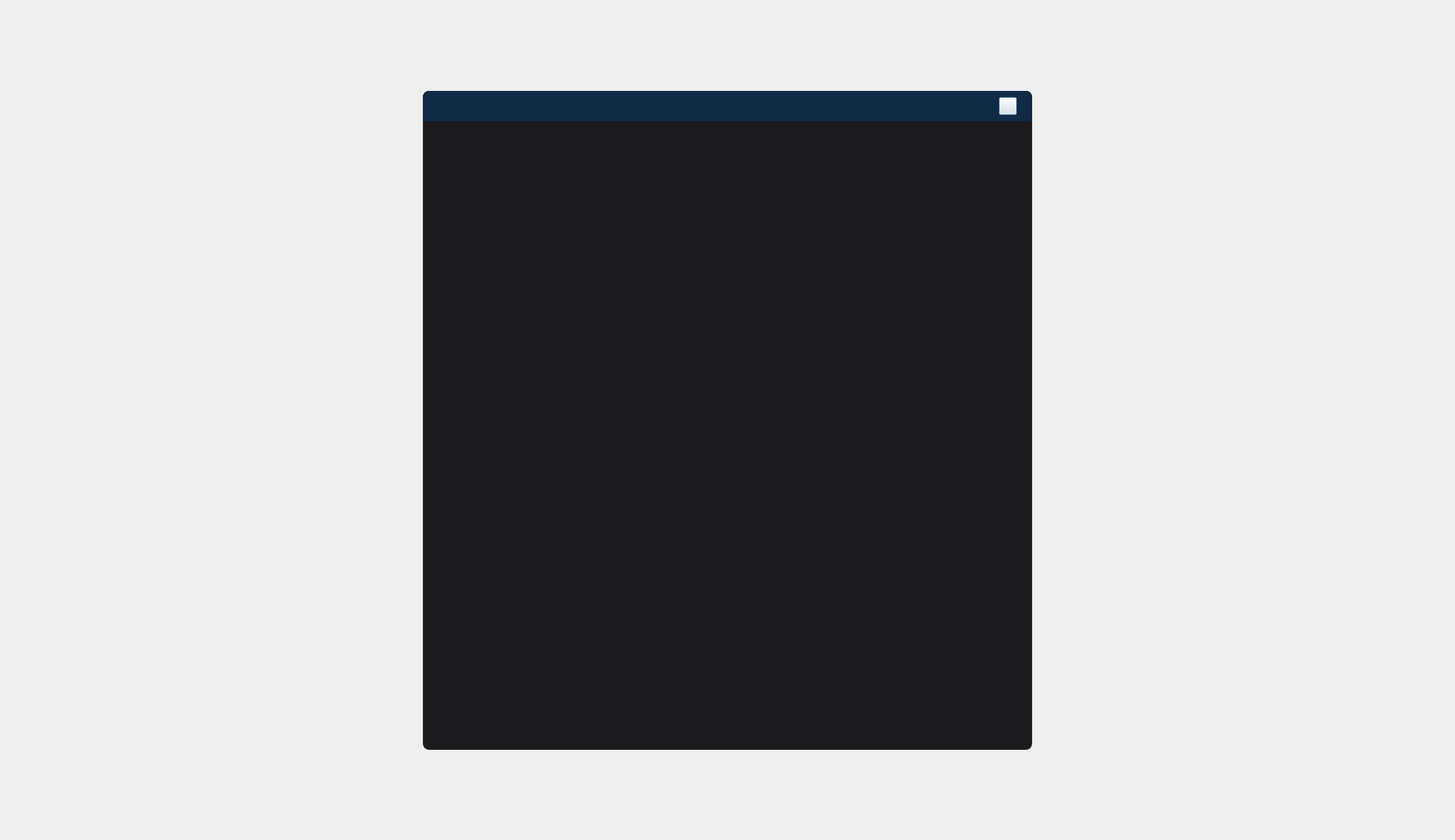
<?xml version="1.0" encoding="UTF-8"?>
<ui version="4.0">
 <class>JPopWindow</class>
 <widget class="QDialog" name="JPopWindow">
  <property name="geometry">
   <rect>
    <x>0</x>
    <y>0</y>
    <width>1920</width>
    <height>1109</height>
   </rect>
  </property>
  <property name="sizePolicy">
   <sizepolicy hsizetype="Preferred" vsizetype="Expanding">
    <horstretch>0</horstretch>
    <verstretch>0</verstretch>
   </sizepolicy>
  </property>
  <property name="contextMenuPolicy">
   <enum>Qt::DefaultContextMenu</enum>
  </property>
  <property name="windowTitle">
   <string>PatientNewDialog</string>
  </property>
  <property name="styleSheet">
   <string notr="true"/>
  </property>
  <layout class="QGridLayout" name="gridLayout">
   <property name="leftMargin">
    <number>9</number>
   </property>
   <property name="topMargin">
    <number>9</number>
   </property>
   <property name="rightMargin">
    <number>9</number>
   </property>
   <property name="bottomMargin">
    <number>9</number>
   </property>
   <property name="spacing">
    <number>6</number>
   </property>
   <item row="0" column="2">
    <spacer name="verticalSpacer">
     <property name="orientation">
      <enum>Qt::Vertical</enum>
     </property>
     <property name="sizeHint" stdset="0">
      <size>
       <width>20</width>
       <height>267</height>
      </size>
     </property>
    </spacer>
   </item>
   <item row="1" column="0">
    <spacer name="horizontalSpacer">
     <property name="orientation">
      <enum>Qt::Horizontal</enum>
     </property>
     <property name="sizeHint" stdset="0">
      <size>
       <width>510</width>
       <height>20</height>
      </size>
     </property>
    </spacer>
   </item>
   <item row="1" column="1" rowspan="2" colspan="2">
    <widget class="QWidget" name="JPopWindow2" native="true">
     <property name="sizePolicy">
      <sizepolicy hsizetype="Fixed" vsizetype="Fixed">
       <horstretch>0</horstretch>
       <verstretch>0</verstretch>
      </sizepolicy>
     </property>
     <property name="minimumSize">
      <size>
       <width>804</width>
       <height>870</height>
      </size>
     </property>
     <property name="maximumSize">
      <size>
       <width>804</width>
       <height>870</height>
      </size>
     </property>
     <widget class="QLabel" name="lblTitle">
      <property name="geometry">
       <rect>
        <x>24</x>
        <y>0</y>
        <width>700</width>
        <height>40</height>
       </rect>
      </property>
      <property name="styleSheet">
       <string notr="true">font:16px;</string>
      </property>
      <property name="text">
       <string/>
      </property>
     </widget>
     <widget class="QLabel" name="lblBg">
      <property name="geometry">
       <rect>
        <x>0</x>
        <y>0</y>
        <width>804</width>
        <height>40</height>
       </rect>
      </property>
      <property name="styleSheet">
       <string notr="true">background-color:#112A45;
border-top-left-radius: 8px; 
border-top-right-radius: 8px;</string>
      </property>
      <property name="text">
       <string/>
      </property>
     </widget>
     <widget class="QPushButton" name="btnClose">
      <property name="geometry">
       <rect>
        <x>760</x>
        <y>8</y>
        <width>24</width>
        <height>24</height>
       </rect>
      </property>
      <property name="text">
       <string/>
      </property>
     </widget>
     <widget class="QLabel" name="label">
      <property name="geometry">
       <rect>
        <x>0</x>
        <y>0</y>
        <width>804</width>
        <height>870</height>
       </rect>
      </property>
      <property name="styleSheet">
       <string notr="true">background-color: #1C1C1E;
border:1px solid #282828;
border-radius:8px;</string>
      </property>
      <property name="text">
       <string/>
      </property>
     </widget>
     <widget class="QLabel" name="lblMainMsg">
      <property name="geometry">
       <rect>
        <x>20</x>
        <y>60</y>
        <width>751</width>
        <height>781</height>
       </rect>
      </property>
      <property name="text">
       <string/>
      </property>
     </widget>
     <widget class="QWidget" name="container" native="true">
      <property name="geometry">
       <rect>
        <x>2</x>
        <y>40</y>
        <width>800</width>
        <height>828</height>
       </rect>
      </property>
      <property name="minimumSize">
       <size>
        <width>800</width>
        <height>0</height>
       </size>
      </property>
      <property name="maximumSize">
       <size>
        <width>800</width>
        <height>16777215</height>
       </size>
      </property>
      <layout class="QHBoxLayout" name="layout">
       <property name="spacing">
        <number>0</number>
       </property>
       <property name="leftMargin">
        <number>0</number>
       </property>
       <property name="topMargin">
        <number>0</number>
       </property>
       <property name="rightMargin">
        <number>0</number>
       </property>
       <property name="bottomMargin">
        <number>0</number>
       </property>
      </layout>
     </widget>
     <zorder>label</zorder>
     <zorder>lblBg</zorder>
     <zorder>lblTitle</zorder>
     <zorder>btnClose</zorder>
     <zorder>lblMainMsg</zorder>
     <zorder>container</zorder>
    </widget>
   </item>
   <item row="2" column="3">
    <spacer name="horizontalSpacer_2">
     <property name="orientation">
      <enum>Qt::Horizontal</enum>
     </property>
     <property name="sizeHint" stdset="0">
      <size>
       <width>510</width>
       <height>20</height>
      </size>
     </property>
    </spacer>
   </item>
   <item row="3" column="1">
    <spacer name="verticalSpacer_2">
     <property name="orientation">
      <enum>Qt::Vertical</enum>
     </property>
     <property name="sizeHint" stdset="0">
      <size>
       <width>20</width>
       <height>266</height>
      </size>
     </property>
    </spacer>
   </item>
  </layout>
 </widget>
 <layoutdefault spacing="6" margin="11"/>
 <resources/>
 <connections/>
</ui>
